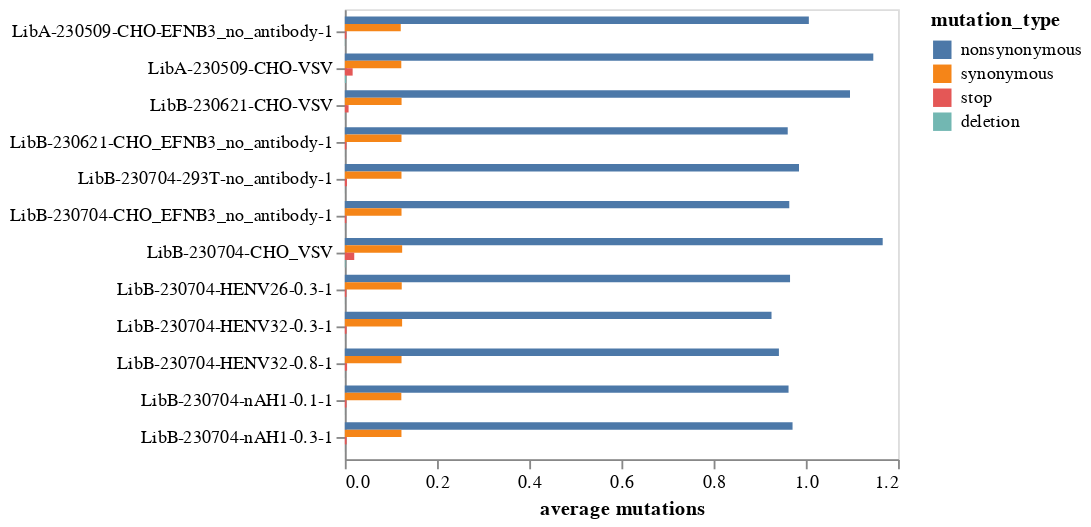

Write notebook code for a chart like this one.
### Markdown cell above
## Average mutations per variant
Plot average number of mutations per variant of each type of codon mutation:

### Code cell
avg_muts = (
    variants.numCodonMutsByType(
        variant_type="all",
        libraries=variants.libraries,
    )
    .drop(columns=["count", "num_muts_count"])
    .merge(barcode_runs, validate="many_to_one")
    # remove categorical to enable plotting below
    .assign(mutation_type=lambda x: x["mutation_type"].tolist())
    .rename(columns={"number": "average mutations"})
)

mut_type_selection = alt.selection_point(fields=["mutation_type"], bind="legend")
mut_types = avg_muts["mutation_type"].unique()

avg_muts_chart = (
    alt.Chart(avg_muts)
    .encode(
        x=alt.X("average mutations", axis=alt.Axis(grid=False)),
        y=alt.Y("sample", title=None),
        yOffset=alt.YOffset("mutation_type", sort=mut_types),
        color=alt.Color("mutation_type", scale=alt.Scale(domain=mut_types)),
        tooltip=[
            alt.Tooltip(c, format=".3g") if c == "average mutations" else c
            for c in avg_muts.columns
        ],
    )
    .mark_bar()
    .properties(height=alt.Step(20, **{"for": "position"}), width=300)
    .configure_axis(labelLimit=500)
    .add_params(mut_type_selection, *selections)
    .transform_filter(mut_type_selection)
)

for selection in selections:
    avg_muts_chart = avg_muts_chart.transform_filter(selection)

avg_muts_chart

### Figure 1 — Vega-Lite specification as saved in the notebook (floating-point values rounded to 4 significant figures)
{"config": {"view": {"continuousWidth": 300, "continuousHeight": 300}, "axis": {"labelLimit": 500}}, "data": {"name": "data-9c85e3cbd2b0fac3bf297b0fe43afa7e"}, "mark": {"type": "bar"}, "encoding": {"color": {"field": "mutation_type", "scale": {"domain": ["nonsynonymous", "synonymous", "stop", "deletion"]}, "type": "nominal"}, "tooltip": [{"field": "library", "type": "nominal"}, {"field": "sample", "type": "nominal"}, {"field": "mutation_type", "type": "nominal"}, {"field": "average mutations", "format": ".3g", "type": "quantitative"}, {"field": "date", "type": "nominal"}], "x": {"axis": {"grid": false}, "field": "average mutations", "type": "quantitative"}, "y": {"field": "sample", "title": null, "type": "nominal"}, "yOffset": {"field": "mutation_type", "sort": ["nonsynonymous", "synonymous", "stop", "deletion"], "type": "nominal"}}, "height": {"step": 20, "for": "position"}, "params": [{"name": "param_6", "select": {"type": "point", "fields": ["mutation_type"]}, "bind": "legend"}, {"name": "param_1", "select": {"type": "point", "fields": ["library"]}, "bind": {"input": "select", "options": [null, "LibA", "LibB"], "labels": ["all", "LibA", "LibB"], "name": "library"}}, {"name": "param_2", "select": {"type": "point", "fields": ["date"]}, "bind": {"input": "select", "options": [null, "2023-05-09", "2023-06-21", "2023-07-04"], "labels": ["all", "2023-05-09", "2023-06-21", "2023-07-04"], "name": "date"}}], "transform": [{"filter": {"param": "param_6"}}, {"filter": {"param": "param_1"}}, {"filter": {"param": "param_2"}}], "width": 300, "$schema": "https://vega.github.io/schema/vega-lite/v5.8.0.json", "datasets": {"data-9c85e3cbd2b0fac3bf297b0fe43afa7e": [{"library": "LibA", "sample": "LibA-230509-CHO-EFNB3_no_antibody-1", "mutation_type": "nonsynonymous", "average mutations": 1.007, "date": "2023-05-09"}, {"library": "LibA", "sample": "LibA-230509-CHO-EFNB3_no_antibody-1", "mutation_type": "synonymous", "average mutations": 0.1213, "date": "2023-05-09"}, {"library": "LibA", "sample": "LibA-230509-CHO-EFNB3_no_antibody-1", "mutation_type": "stop", "average mutations": 0.003423, "date": "2023-05-09"}, {"library": "LibA", "sample": "LibA-230509-CHO-EFNB3_no_antibody-1", "mutation_type": "deletion", "average mutations": 0.0005129, "date": "2023-05-09"}, {"library": "LibA", "sample": "LibA-230509-CHO-VSV", "mutation_type": "nonsynonymous", "average mutations": 1.146, "date": "2023-05-09"}, {"library": "LibA", "sample": "LibA-230509-CHO-VSV", "mutation_type": "synonymous", "average mutations": 0.1225, "date": "2023-05-09"}, {"library": "LibA", "sample": "LibA-230509-CHO-VSV", "mutation_type": "stop", "average mutations": 0.01696, "date": "2023-05-09"}, {"library": "LibA", "sample": "LibA-230509-CHO-VSV", "mutation_type": "deletion", "average mutations": 0.002919, "date": "2023-05-09"}, {"library": "LibB", "sample": "LibB-230621-CHO-VSV", "mutation_type": "nonsynonymous", "average mutations": 1.096, "date": "2023-06-21"}, {"library": "LibB", "sample": "LibB-230621-CHO-VSV", "mutation_type": "synonymous", "average mutations": 0.1231, "date": "2023-06-21"}, {"library": "LibB", "sample": "LibB-230621-CHO-VSV", "mutation_type": "stop", "average mutations": 0.008144, "date": "2023-06-21"}, {"library": "LibB", "sample": "LibB-230621-CHO-VSV", "mutation_type": "deletion", "average mutations": 0.0005755, "date": "2023-06-21"}, {"library": "LibB", "sample": "LibB-230621-CHO_EFNB3_no_antibody-1", "mutation_type": "nonsynonymous", "average mutations": 0.9607, "date": "2023-06-21"}, {"library": "LibB", "sample": "LibB-230621-CHO_EFNB3_no_antibody-1", "mutation_type": "synonymous", "average mutations": 0.1229, "date": "2023-06-21"}, {"library": "LibB", "sample": "LibB-230621-CHO_EFNB3_no_antibody-1", "mutation_type": "stop", "average mutations": 0.003487, "date": "2023-06-21"}, {"library": "LibB", "sample": "LibB-230621-CHO_EFNB3_no_antibody-1", "mutation_type": "deletion", "average mutations": 0.0001609, "date": "2023-06-21"}, {"library": "LibB", "sample": "LibB-230704-293T-no_antibody-1", "mutation_type": "nonsynonymous", "average mutations": 0.9852, "date": "2023-07-04"}, {"library": "LibB", "sample": "LibB-230704-293T-no_antibody-1", "mutation_type": "synonymous", "average mutations": 0.1229, "date": "2023-07-04"}, {"library": "LibB", "sample": "LibB-230704-293T-no_antibody-1", "mutation_type": "stop", "average mutations": 0.004579, "date": "2023-07-04"}, {"library": "LibB", "sample": "LibB-230704-293T-no_antibody-1", "mutation_type": "deletion", "average mutations": 0.0002133, "date": "2023-07-04"}, {"library": "LibB", "sample": "LibB-230704-CHO_EFNB3_no_antibody-1", "mutation_type": "nonsynonymous", "average mutations": 0.9641, "date": "2023-07-04"}, {"library": "LibB", "sample": "LibB-230704-CHO_EFNB3_no_antibody-1", "mutation_type": "synonymous", "average mutations": 0.123, "date": "2023-07-04"}, {"library": "LibB", "sample": "LibB-230704-CHO_EFNB3_no_antibody-1", "mutation_type": "stop", "average mutations": 0.003409, "date": "2023-07-04"}, {"library": "LibB", "sample": "LibB-230704-CHO_EFNB3_no_antibody-1", "mutation_type": "deletion", "average mutations": 0.0002024, "date": "2023-07-04"}, {"library": "LibB", "sample": "LibB-230704-CHO_VSV", "mutation_type": "nonsynonymous", "average mutations": 1.167, "date": "2023-07-04"}, {"library": "LibB", "sample": "LibB-230704-CHO_VSV", "mutation_type": "synonymous", "average mutations": 0.1244, "date": "2023-07-04"}, {"library": "LibB", "sample": "LibB-230704-CHO_VSV", "mutation_type": "stop", "average mutations": 0.02043, "date": "2023-07-04"}, {"library": "LibB", "sample": "LibB-230704-CHO_VSV", "mutation_type": "deletion", "average mutations": 0.001459, "date": "2023-07-04"}, {"library": "LibB", "sample": "LibB-230704-HENV26-0.3-1", "mutation_type": "nonsynonymous", "average mutations": 0.9658, "date": "2023-07-04"}, {"library": "LibB", "sample": "LibB-230704-HENV26-0.3-1", "mutation_type": "synonymous", "average mutations": 0.1235, "date": "2023-07-04"}, {"library": "LibB", "sample": "LibB-230704-HENV26-0.3-1", "mutation_type": "stop", "average mutations": 0.003385, "date": "2023-07-04"}, {"library": "LibB", "sample": "LibB-230704-HENV26-0.3-1", "mutation_type": "deletion", "average mutations": 0.0001867, "date": "2023-07-04"}, {"library": "LibB", "sample": "LibB-230704-HENV32-0.3-1", "mutation_type": "nonsynonymous", "average mutations": 0.9256, "date": "2023-07-04"}, {"library": "LibB", "sample": "LibB-230704-HENV32-0.3-1", "mutation_type": "synonymous", "average mutations": 0.1242, "date": "2023-07-04"}, {"library": "LibB", "sample": "LibB-230704-HENV32-0.3-1", "mutation_type": "stop", "average mutations": 0.003802, "date": "2023-07-04"}, {"library": "LibB", "sample": "LibB-230704-HENV32-0.3-1", "mutation_type": "deletion", "average mutations": 0.0001245, "date": "2023-07-04"}, {"library": "LibB", "sample": "LibB-230704-HENV32-0.8-1", "mutation_type": "nonsynonymous", "average mutations": 0.9416, "date": "2023-07-04"}, {"library": "LibB", "sample": "LibB-230704-HENV32-0.8-1", "mutation_type": "synonymous", "average mutations": 0.123, "date": "2023-07-04"}, {"library": "LibB", "sample": "LibB-230704-HENV32-0.8-1", "mutation_type": "stop", "average mutations": 0.00491, "date": "2023-07-04"}, {"library": "LibB", "sample": "LibB-230704-HENV32-0.8-1", "mutation_type": "deletion", "average mutations": 0.0002356, "date": "2023-07-04"}, {"library": "LibB", "sample": "LibB-230704-nAH1-0.1-1", "mutation_type": "nonsynonymous", "average mutations": 0.9625, "date": "2023-07-04"}, {"library": "LibB", "sample": "LibB-230704-nAH1-0.1-1", "mutation_type": "synonymous", "average mutations": 0.1226, "date": "2023-07-04"}, {"library": "LibB", "sample": "LibB-230704-nAH1-0.1-1", "mutation_type": "stop", "average mutations": 0.003631, "date": "2023-07-04"}, {"library": "LibB", "sample": "LibB-230704-nAH1-0.1-1", "mutation_type": "deletion", "average mutations": 0.0001848, "date": "2023-07-04"}, {"library": "LibB", "sample": "LibB-230704-nAH1-0.3-1", "mutation_type": "nonsynonymous", "average mutations": 0.9712, "date": "2023-07-04"}, {"library": "LibB", "sample": "LibB-230704-nAH1-0.3-1", "mutation_type": "synonymous", "average mutations": 0.1228, "date": "2023-07-04"}, {"library": "LibB", "sample": "LibB-230704-nAH1-0.3-1", "mutation_type": "stop", "average mutations": 0.003857, "date": "2023-07-04"}, {"library": "LibB", "sample": "LibB-230704-nAH1-0.3-1", "mutation_type": "deletion", "average mutations": 0.0001811, "date": "2023-07-04"}]}}
